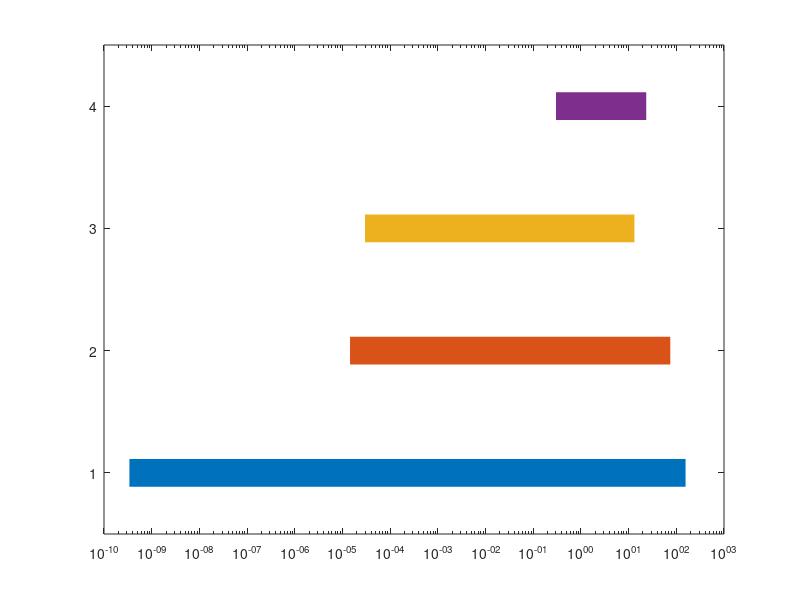

The MATLAB source for this figure:
clear
close all

E=[
    %brucker	FIB	microsphere	original
156.4304243	74.81	13.25	23.42
3.41E-10	1.44E-05	2.97E-05	3.00E-01
]

H=1:4;

for k=1:4
    semilogx(E(:,k),H([k k]),'-','LineWidth',20)
    hold on
end
% grid on
ylim([0.5 4.5])
xlim([1e-10 1e3])